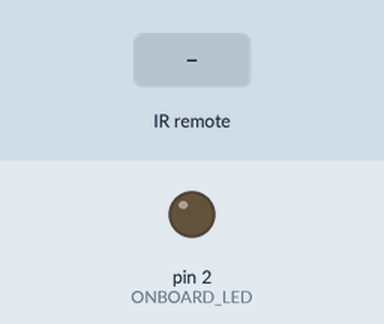
This sketch was run on a simulated Arduino Uno, built with avr-gcc and run on an emulated ATmega328P. On the bench: output pins drawn as LEDs (lit = HIGH). Dashed ring = blinking. The test bench sets the inputs (shaded band).

Above: at 1.2 s.
1.3 s: infrared code 0xFF38C7 received
At 1.55 s:
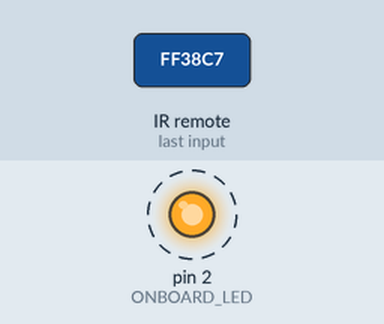
Timing chart, 0 to 10.3 s (numbered marks = the images above; inputs shaded):
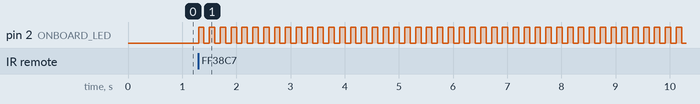

Measured:
- after the input at 1.3 s, pin 2 (ONBOARD_LED): alternates HIGH for 0.10 s and LOW for 0.10 s, starting at once

The sketch:

irtest.ino
```cpp
#include <IRremote.h>

#define IR_PIN 4
#define INPUT_OK 0xFF38C7
#define ONBOARD_LED  2

IRrecv irRecv(IR_PIN);
decode_results results;

bool isOn = false;

void setup()
{
  irRecv.enableIRIn();
  pinMode(ONBOARD_LED,OUTPUT);
}

void loop()
{
  if(irRecv.decode(&results))
  {
    if(results.value == INPUT_OK)
    {
      isOn = !isOn;

      digitalWrite(ONBOARD_LED,isOn ? HIGH : LOW);
    }
  }

  delay(100);
}
```
